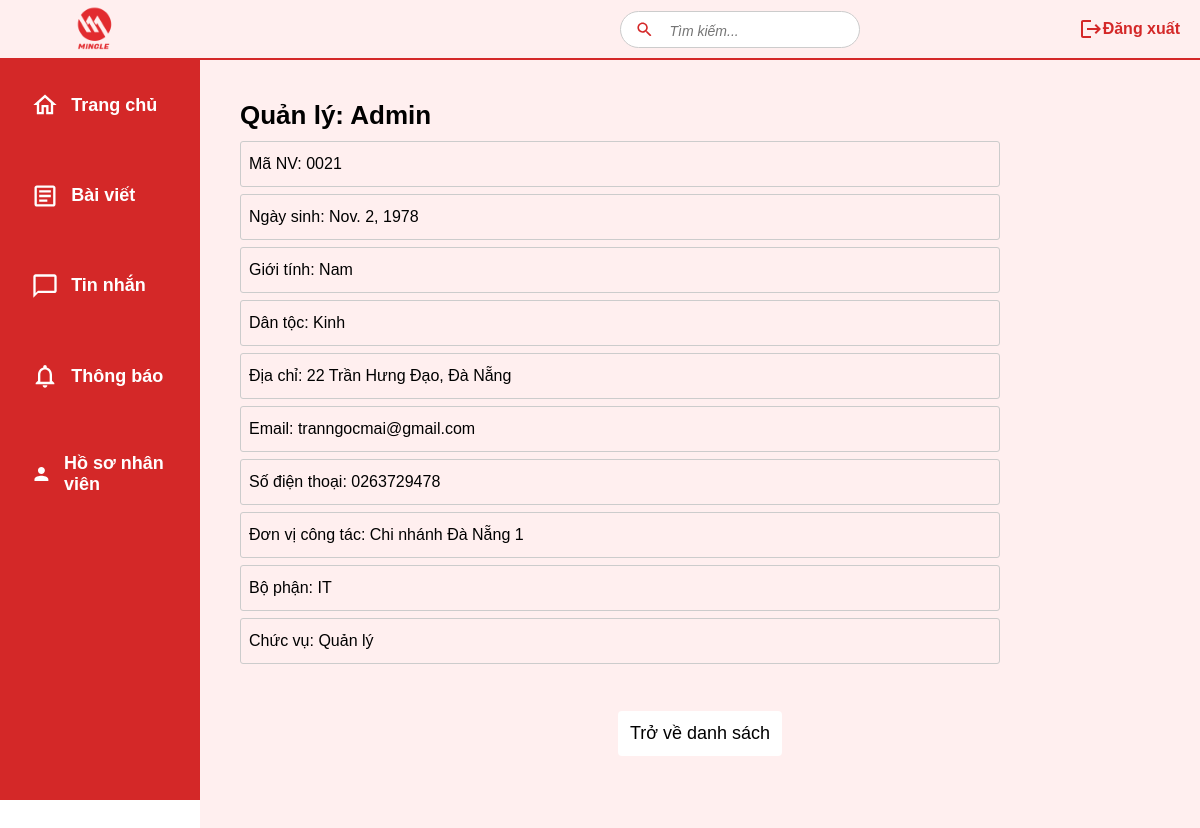
/employee/0021/, run on the app's committed database.
### mxh/models.py (models this page shows, shortened)
class EmployeeProfile(models.Model): # hồ sơ nhân viên
    employee_code = models.CharField(max_length=20, primary_key=True)  # Thay đổi max_length nếu cần
    user = models.OneToOneField(User, on_delete=models.CASCADE)
    date_of_birth = models.DateField()
    gender = models.CharField(max_length=10)
    ethnicity = models.CharField(max_length=50)
    address = models.TextField()
    phone_number = models.CharField(max_length=20)
    email = models.EmailField()
    working_unit = models.CharField(max_length=100)
    department = models.ForeignKey(Department, on_delete=models.CASCADE)
    position = models.CharField(max_length=100)

class Department(models.Model):
    name = models.CharField(max_length=100, unique=True)  # Tên phòng ban
    created_at = models.DateTimeField(auto_now_add=True)  # Ngày tạo
    def __str__(self):
        return self.name

### mxh/views.py (the view)
# urls.py: path('employee/<str:employee_code>/', employee_detail, name='employee_detail'),
def employee_detail(request, employee_code):
   employee = EmployeeProfile.objects.get(employee_code=employee_code)
   context = {
       'employee': employee
   }
   return render(request, 'hoso_detail.html', context)

### mxh/templates/hoso_detail.html (shortened to what this page needs)
{% extends 'base.html' %}
{% block content %}
    <div class="employee-container">
        <div class="employee-details">
            <div class="employee-info">
                <h1>{{employee.position}}: {{ employee.user.first_name }} {{ employee.user.last_name }}</h1>
                <div class="info-section">
                    <p>Mã NV: {{ employee.employee_code }}</p>
                </div>
                <div class="info-section">
                    <p>Ngày sinh: {{ employee.date_of_birth }}</p>
                </div>
                <div class="info-section">
                    <p>Giới tính: {{ employee.gender }}</p>
                </div>
                <div class="info-section">
                    <p>Dân tộc: {{ employee.ethnicity }}</p>
                </div>
                <div class="info-section">
                    <p>Địa chỉ: {{ employee.address }}</p>
                </div>
                <div class="info-section">
                    <p>Email: {{ employee.email }}</p>
                </div>
                <div class="info-section">
                    <p>Số điện thoại: {{ employee.phone_number }}</p>
                </div>
                <div class="info-section">
                    <p>Đơn vị công tác: {{ employee.working_unit }}</p>
                </div>
                <div class="info-section">
                    <p>Bộ phận: {{ employee.department }}</p>
                </div>
                <div class="info-section">
                    <p>Chức vụ: {{ employee.position }}</p>
                </div>
            </div>
        </div>
    </div>
    <div class="btn-container">
        <a href="{% url 'employee_list' %}" class="back-btn">Trở về danh sách</a>
    </div>
{% endblock %}

### data on the page
EmployeeProfile: position "Quản lý", user.first_name "Admin", employee_code "0021", date_of_birth "Nov. 2, 1978", gender "Nam", ethnicity "Kinh", address "22 Trần Hưng Đạo, Đà Nẵng", email "tranngocmai@gmail.com", phone_number "0263729478", working_unit "Chi nhánh Đà Nẵng 1", department "IT"
